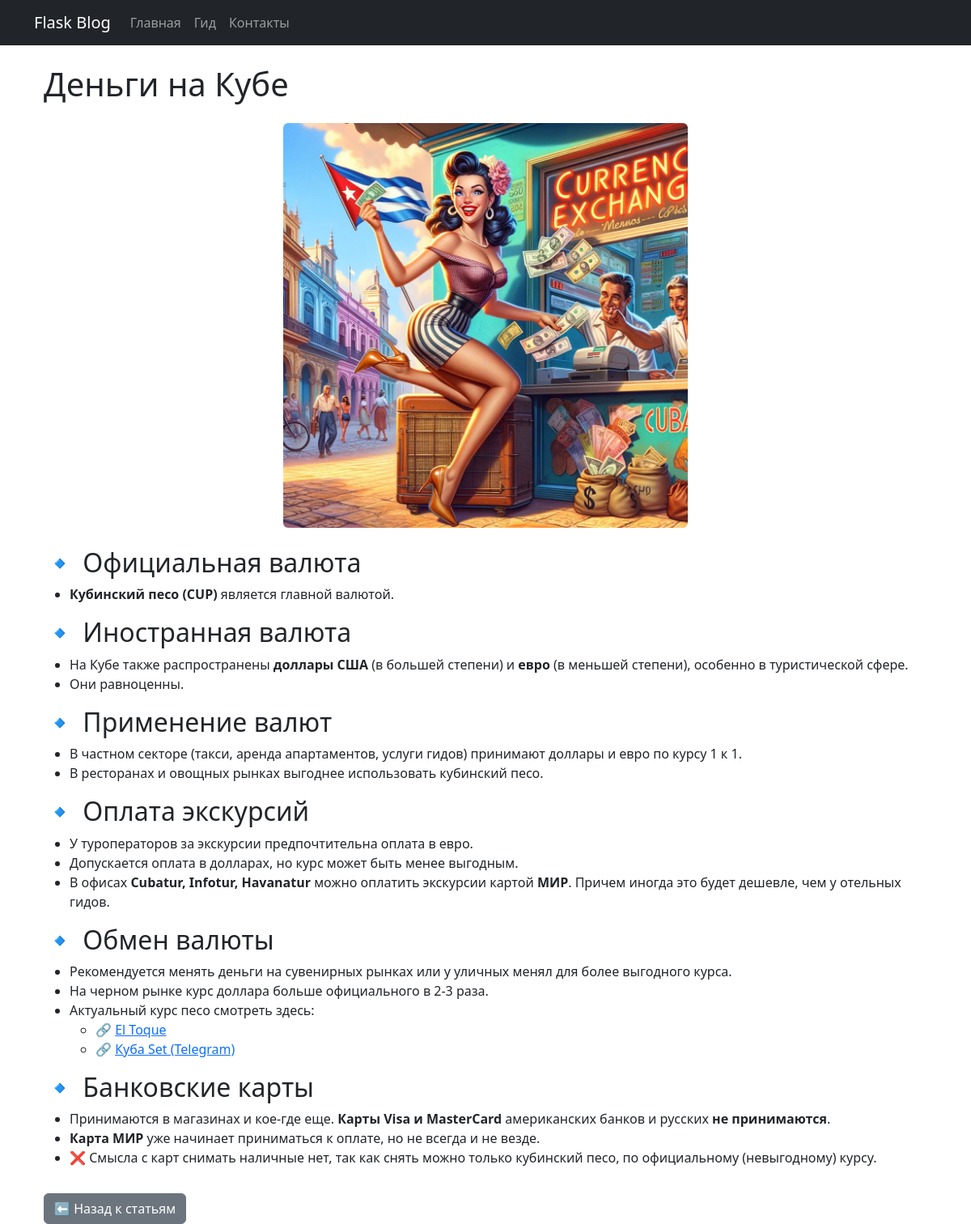
The app's page /article/1 with its own data.
### tables this page shows
CREATE TABLE articles (
    id INTEGER PRIMARY KEY AUTOINCREMENT,
    title TEXT NOT NULL,
    image TEXT NOT NULL,
    content TEXT NOT NULL,
    full_content TEXT NOT NULL
);

### Flask Bootstrap Blog.py (the view)
@app.route("/article/<int:article_id>")
def article(article_id):
    article = get_article(article_id)
    if not article:
        return "Статья не найдена", 404
    return render_template("article.html", article=article)

### Flask Bootstrap Blog.py (called while the page is built)
def get_article(article_id):
    conn = sqlite3.connect("database.db")
    cursor = conn.cursor()
    cursor.execute("SELECT title, image, content, full_content FROM articles WHERE id = ?", (article_id,))
    row = cursor.fetchone()
    conn.close()
    if row:
        return {"title": row[0], "image": row[1], "content": row[2], "full_content": row[3]}
    return None

### templates/article.html (shortened to what this page needs)
{% extends 'base.html' %}
{% block content %}
<div class="container mt-4">
    <h1 class="mb-4">{{ article.title }}</h1>
    <img src="{{ url_for('static', filename='images/' + article.image) }}"
         class="img-fluid rounded my-3 d-block mx-auto"
         style="max-width: 500px; display: block; margin: 0 auto;"
         alt="{{ article.title }}">
<div class="article-content mt-4">
    {{ article.full_content | safe }}
</div>
    <a href="{{ url_for('blog') }}" class="btn btn-secondary mt-3">⬅️ Назад к статьям</a>
</div>
{% endblock %}

### records on screen
articles: title "Деньги на Кубе", image (picture), full_content "🔹 Официальная валюта Кубинский песо (CUP) является главной валютой. 🔹 Иностранная валюта На Кубе также распространены доллары США (в большей степени) и евро (в меньшей степени), особенно в туристической сфере. Они равноценны. 🔹 Применение валют В частном секторе (такси, аренда апартаментов, услуги гидов) принимают доллары и евро по курсу 1 к 1. В ресторанах и овощных рынках выгоднее использовать кубинский песо. 🔹 Оплата экскурсий У туроператоров за экскурсии предпочтительна оплата в евро. Допускается оплата в долларах, но курс может быть менее выгодным. В офисах Cubatur, Infotur, Havanatur можно оплатить экскурсии картой МИР . Причем иногда это будет дешевле, чем у отельных гидов. 🔹 Обмен…"
